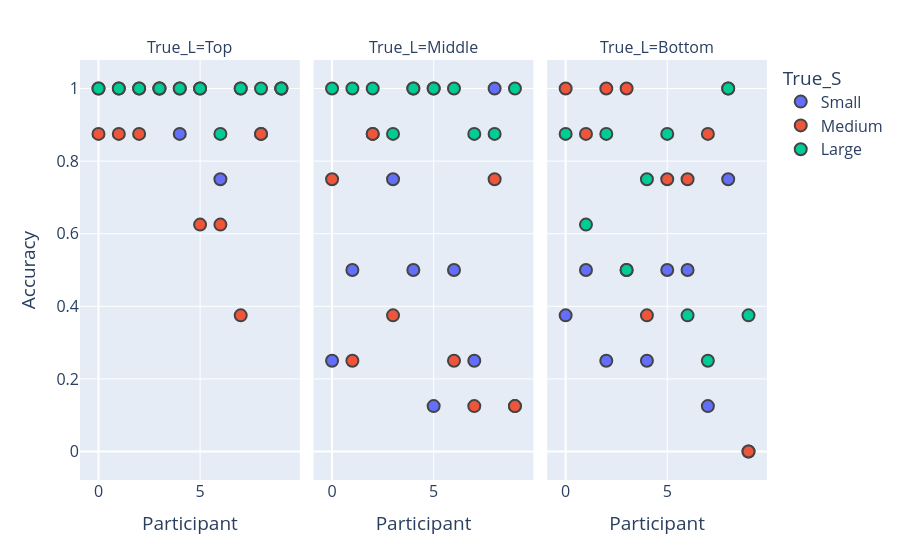

The notebook cell saved with this chart:
### Code cell
fig = px.scatter(
    df,
    x = "Participant",
    y = "Accuracy",
    color = "True_S",   
    facet_col = "True_L",
    labels = {
        "condition": "Location | Size",
        "Accuracy": "Accuracy",
        "Participant": "Participant"
    },   
)
fig.update_layout(
    font=dict(size=16),
    )
fig.update_traces(
    marker_size=12,
    marker_line=dict(width=2),
    selector=dict(mode='markers')
    )
fig.show()

### Figure 1 — Plotly figure (JSON) as saved in the notebook; plotly's stock layout.template omitted (floating-point values rounded to 4 significant figures)
{"data": [{"hovertemplate": "True_S=Small<br>True_L=Top<br>Participant=%{x}<br>Accuracy=%{y}<extra></extra>", "legendgroup": "Small", "marker": {"color": "#636efa", "line": {"width": 2}, "size": 12, "symbol": "circle"}, "mode": "markers", "name": "Small", "orientation": "v", "showlegend": true, "type": "scatter", "x": [0, 1, 2, 3, 4, 5, 6, 7, 8, 9], "xaxis": "x", "y": [1, 1, 1, 1, 0.875, 1, 0.75, 1, 0.875, 1], "yaxis": "y"}, {"hovertemplate": "True_S=Small<br>True_L=Middle<br>Participant=%{x}<br>Accuracy=%{y}<extra></extra>", "legendgroup": "Small", "marker": {"color": "#636efa", "line": {"width": 2}, "size": 12, "symbol": "circle"}, "mode": "markers", "name": "Small", "orientation": "v", "showlegend": false, "type": "scatter", "x": [0, 1, 2, 3, 4, 5, 6, 7, 8, 9], "xaxis": "x2", "y": [0.25, 0.5, 0.875, 0.75, 0.5, 0.125, 0.5, 0.25, 1, 0.125], "yaxis": "y2"}, {"hovertemplate": "True_S=Small<br>True_L=Bottom<br>Participant=%{x}<br>Accuracy=%{y}<extra></extra>", "legendgroup": "Small", "marker": {"color": "#636efa", "line": {"width": 2}, "size": 12, "symbol": "circle"}, "mode": "markers", "name": "Small", "orientation": "v", "showlegend": false, "type": "scatter", "x": [0, 1, 2, 3, 4, 5, 6, 7, 8, 9], "xaxis": "x3", "y": [0.375, 0.5, 0.25, 0.5, 0.25, 0.5, 0.5, 0.125, 0.75, 0], "yaxis": "y3"}, {"hovertemplate": "True_S=Medium<br>True_L=Top<br>Participant=%{x}<br>Accuracy=%{y}<extra></extra>", "legendgroup": "Medium", "marker": {"color": "#EF553B", "line": {"width": 2}, "size": 12, "symbol": "circle"}, "mode": "markers", "name": "Medium", "orientation": "v", "showlegend": true, "type": "scatter", "x": [0, 1, 2, 3, 4, 5, 6, 7, 8, 9], "xaxis": "x", "y": [0.875, 0.875, 0.875, 1, 1, 0.625, 0.625, 0.375, 0.875, 1], "yaxis": "y"}, {"hovertemplate": "True_S=Medium<br>True_L=Middle<br>Participant=%{x}<br>Accuracy=%{y}<extra></extra>", "legendgroup": "Medium", "marker": {"color": "#EF553B", "line": {"width": 2}, "size": 12, "symbol": "circle"}, "mode": "markers", "name": "Medium", "orientation": "v", "showlegend": false, "type": "scatter", "x": [0, 1, 2, 3, 4, 5, 6, 7, 8, 9], "xaxis": "x2", "y": [0.75, 0.25, 0.875, 0.375, 1, 1, 0.25, 0.125, 0.75, 0.125], "yaxis": "y2"}, {"hovertemplate": "True_S=Medium<br>True_L=Bottom<br>Participant=%{x}<br>Accuracy=%{y}<extra></extra>", "legendgroup": "Medium", "marker": {"color": "#EF553B", "line": {"width": 2}, "size": 12, "symbol": "circle"}, "mode": "markers", "name": "Medium", "orientation": "v", "showlegend": false, "type": "scatter", "x": [0, 1, 2, 3, 4, 5, 6, 7, 8, 9], "xaxis": "x3", "y": [1, 0.875, 1, 1, 0.375, 0.75, 0.75, 0.875, 1, 0], "yaxis": "y3"}, {"hovertemplate": "True_S=Large<br>True_L=Top<br>Participant=%{x}<br>Accuracy=%{y}<extra></extra>", "legendgroup": "Large", "marker": {"color": "#00cc96", "line": {"width": 2}, "size": 12, "symbol": "circle"}, "mode": "markers", "name": "Large", "orientation": "v", "showlegend": true, "type": "scatter", "x": [0, 1, 2, 3, 4, 5, 6, 7, 8, 9], "xaxis": "x", "y": [1, 1, 1, 1, 1, 1, 0.875, 1, 1, 1], "yaxis": "y"}, {"hovertemplate": "True_S=Large<br>True_L=Middle<br>Participant=%{x}<br>Accuracy=%{y}<extra></extra>", "legendgroup": "Large", "marker": {"color": "#00cc96", "line": {"width": 2}, "size": 12, "symbol": "circle"}, "mode": "markers", "name": "Large", "orientation": "v", "showlegend": false, "type": "scatter", "x": [0, 1, 2, 3, 4, 5, 6, 7, 8, 9], "xaxis": "x2", "y": [1, 1, 1, 0.875, 1, 1, 1, 0.875, 0.875, 1], "yaxis": "y2"}, {"hovertemplate": "True_S=Large<br>True_L=Bottom<br>Participant=%{x}<br>Accuracy=%{y}<extra></extra>", "legendgroup": "Large", "marker": {"color": "#00cc96", "line": {"width": 2}, "size": 12, "symbol": "circle"}, "mode": "markers", "name": "Large", "orientation": "v", "showlegend": false, "type": "scatter", "x": [0, 1, 2, 3, 4, 5, 6, 7, 8, 9], "xaxis": "x3", "y": [0.875, 0.625, 0.875, 0.5, 0.75, 0.875, 0.375, 0.25, 1, 0.375], "yaxis": "y3"}], "layout": {"annotations": [{"font": {}, "showarrow": false, "text": "True_L=Top", "x": 0.16, "xanchor": "center", "xref": "paper", "y": 1, "yanchor": "bottom", "yref": "paper"}, {"font": {}, "showarrow": false, "text": "True_L=Middle", "x": 0.5, "xanchor": "center", "xref": "paper", "y": 1, "yanchor": "bottom", "yref": "paper"}, {"font": {}, "showarrow": false, "text": "True_L=Bottom", "x": 0.84, "xanchor": "center", "xref": "paper", "y": 1, "yanchor": "bottom", "yref": "paper"}], "autosize": true, "font": {"size": 16}, "legend": {"title": {"text": "True_S"}, "tracegroupgap": 0}, "margin": {"t": 60}, "xaxis": {"anchor": "y", "autorange": true, "domain": [0, 0.32], "range": [-0.8115, 9.812], "title": {"text": "Participant"}, "type": "linear"}, "xaxis2": {"anchor": "y2", "autorange": true, "domain": [0.34, 0.66], "matches": "x", "range": [-0.8115, 9.812], "title": {"text": "Participant"}, "type": "linear"}, "xaxis3": {"anchor": "y3", "autorange": true, "domain": [0.68, 1.0], "matches": "x", "range": [-0.8115, 9.812], "title": {"text": "Participant"}, "type": "linear"}, "yaxis": {"anchor": "x", "autorange": true, "domain": [0, 1], "range": [-0.1011, 1.101], "title": {"text": "Accuracy"}, "type": "linear"}, "yaxis2": {"anchor": "x2", "autorange": true, "domain": [0, 1], "matches": "y", "range": [-0.1011, 1.101], "showticklabels": false, "type": "linear"}, "yaxis3": {"anchor": "x3", "autorange": true, "domain": [0, 1], "matches": "y", "range": [-0.1011, 1.101], "showticklabels": false, "type": "linear"}}}
